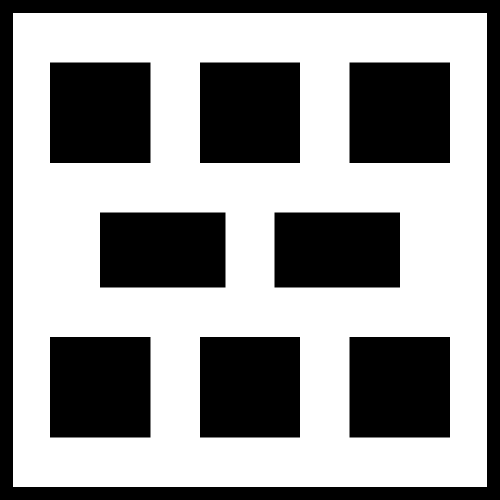
%> input picture simulation_code/maps/map.png, 1000 x 1000 px (shown at 1/2 size)
$ octave ERTs_simulation_code_matlab.m   (GNU Octave 9; MATLAB toolbox functions it lacks are replaced by stand-ins)
%> lines starting %> are read from the running program, lines starting %| are printed output that depends on the picture; in (x1, y1, x2, y2) boxes, pixels count from 0 and x2, y2 are one past the last pixel; in counts of white or black regions, pixels touching at a corner belong together; the program's own positions count from 1
%   ERTs
% Inputs:
%   start_status, goal_status - designated starting/ending point position
%   ~.png - map
% Output:
%   path - multi-robot movement path
clc;
close all;
clear all;

%%  Parameter setting
n = 3;  %   number of robots
numpoints = 500;   %   number of samples
d = 2;  %   planning dimension
start_status = [215,76; %   start status for each robot
    113,505;
    63,788];
goal_status = [650,785; %   goal status for each robot
    888,501;
    501,925];
heupath = [];   % heuristic path
path = [];  %   final path
speed = 10; %   robot move speed

%%  Workplace preprocessing
[g2, obs2, m2] = mapinit();
obspoints = getobspoints(obs2);
gvgpoints = getgvgpoints(g2);
points = [gvgpoint,zeros(size(gvgpoint,1),4)];
% [26 lines not run here, left out]
function [g2, obs2, m2] = mapinit()
    maprgb = imread('/maps/map.png');
%> maprgb is the input picture: size 1000x1000x3 uint8; values 128 (black) and 255 (white), 58.1% white; 9 black regions, largest, box (x1, y1, x2, y2) and area: (0, 0, 1000, 1000) 101296, (100, 125, 301, 326) 40401, (699, 125, 900, 326) 40401
    m2 = rgb2gray(maprgb);
    g2rgb = imread('/maps/gvg.png');
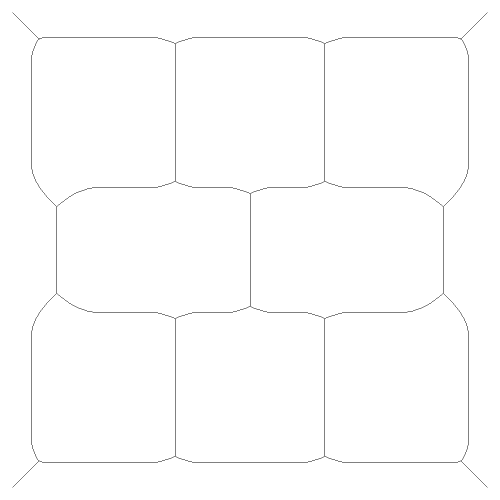
%> input picture simulation_code/maps/gvg.png, 1000 x 1000 px (shown at 1/2 size)
%> g2rgb is the input picture: size 1000x1000x3 uint8; 99.4% white; black in thin lines or dots
    g2 = rgb2gray(g2rgb);
%> g2: size 1000x1000 uint8; 99.4% white; black in thin lines or dots
    obs2rgb = imread('/maps/obs.png');
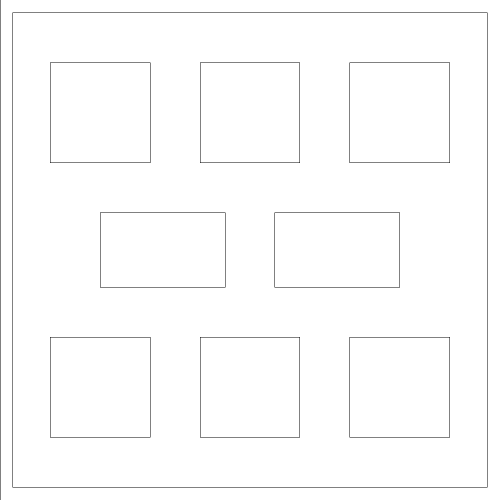
%> input picture simulation_code/maps/obs.png, 1000 x 1000 px (shown at 1/2 size)
%> obs2rgb is the input picture: size 1000x1000x3 uint8; 98.9% white; black in thin lines or dots
    obs2 = rgb2gray(obs2rgb);
%> obs2: size 1000x1000 uint8; 98.9% white; black in thin lines or dots
end
function obspoints = getobspoints(obs2)
    obspoints =[];
    for i = 1:size(obs2,1)
        for j = 1:size(obs2,2)
            if obs2(i,j) == 0
                obspoints = [obspoints; j,i];
            end
        end
    end
end
function gvgpoints = getgvgpoints(g2)
    gvgpoints = [];
    for i = 1:size(g2, 1)
        for j = 1:size(g2, 2)
            if g2(i,j)==0
                gvgpoints = [gvgpoints; j,i];
            end
        end
    end
%> the run ends on the next line
end
